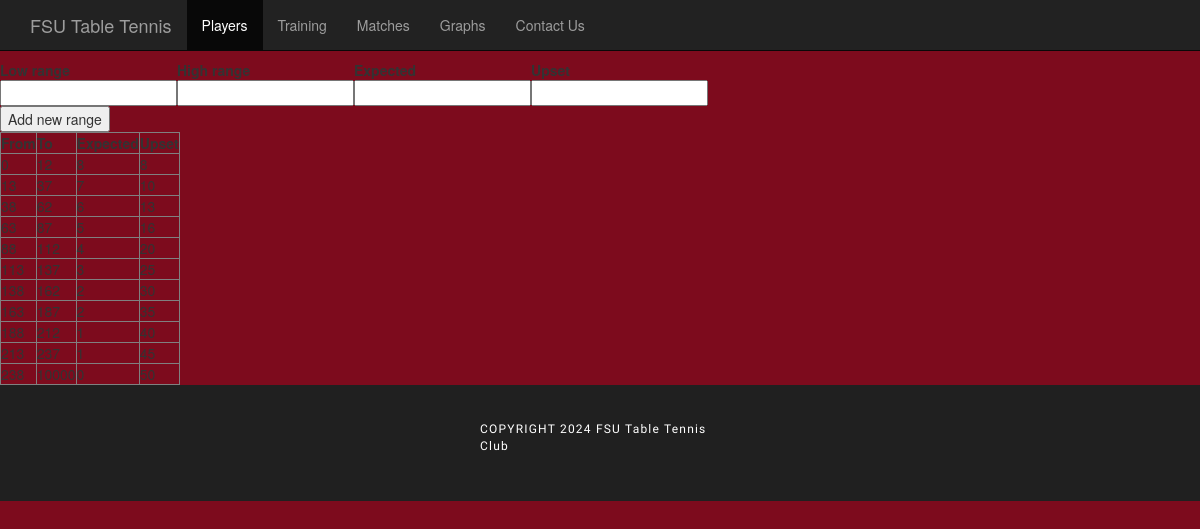
Page /RatingTable.php on the committed database.
### tables this page shows
CREATE TABLE `rating` (
  `id_rating` int(10) UNSIGNED NOT NULL,
  `dif_from` int(11) NOT NULL,
  `dif_to` int(11) NOT NULL,
  `expected` int(11) NOT NULL,
  `upset` int(11) NOT NULL
);

### Rating_table/RatTabManager.php (called while the page is built, shortened)
<?php
require_once(__ROOT__."/PHP/DBadmin.php");
require_once(__ROOT__."/PHP/CommonSQL.php");
require_once("RatSQL.php");
$action = $_REQUEST["action"];
if($action == 'edit'){
	$id = $_REQUEST["id"];
	$editRow = $id;
}else{
	$editRow = -1;
}
$columns = array("id","From","To","Expected","Upset");
$show_columns = array(1,2,3,4);
$table = getRatings();
include(__ROOT__."/PHP/GeneralTable.php");
?>

### PHP/DBadmin.php (called while the page is built, shortened)
<?php
function runQuery($query)
{
	$con = connectDB();
    $result=mysqli_query($con,$query);
    return $result;
}
function getRowsFromResource($resource){
    $i = 0;
    while($row = mysqli_fetch_row($resource)){
        $rows[$i] = $row;
        $i++;
    }
    return $rows;
}
function connectDB()
{
    $user = "root";
    $pw = "";
    $database = "rating_fsutt";
    $server="localhost";
	$con = mysqli_connect($server,$user,$pw,$database);
    return $con;
}
?>

### Rating_table/RatSQL.php (called while the page is built, shortened)
<?php
function getRatings(){
    $query = "SELECT * FROM $database.rating
				ORDER BY dif_from ASC ";
    $resource = runQuery($query);
	return ozRunQuery($resource);
}
?>

### PHP/CommonSQL.php (called while the page is built)
<?php
function ozRunQuery($resource){
    if($resource){
        $rows = getRowsFromResource($resource);
        return $rows;
    }
    return null;
}
?>

### PHP/GeneralTable.php (the view, shortened to what this page needs)
<table border="1">
		<?php
		if(!empty($table)){
			echo "<tr>";
			foreach($show_columns as $show){
				echo "<th>$columns[$show]</th>";
			}
			echo "</tr>";
			foreach($table as $row){
				echo "<tr>";
				foreach($show_columns as $show){
					if($editRow == $row[0]){
						echo "<td><input type='text' id='",$columns[$show],"' value='",$row[$show],"' /></td>\n";
					}else{
						echo "<td>",$row[$show],"</td>\n";
					}
				}
			}
		}
		?>
</table>

### rows in the picture
rating: dif_from "0", dif_to "12", expected "8", upset "8"
rating: dif_from "13", dif_to "37", expected "7", upset "10"
rating: dif_from "38", dif_to "62", expected "6", upset "13"
rating: dif_from "63", dif_to "87", expected "5", upset "16"
rating: dif_from "88", dif_to "112", expected "4", upset "20"
rating: dif_from "113", dif_to "137", expected "3", upset "25"
rating: dif_from "138", dif_to "162", expected "2", upset "30"
rating: dif_from "163", dif_to "187", expected "2", upset "35"
rating: dif_from "188", dif_to "212", expected "1", upset "40"
rating: dif_from "213", dif_to "237", expected "1", upset "45"
rating: dif_from "238", dif_to "10000", expected "0", upset "50"

### other values in the picture
$columns[$show] "From"
$columns[$show] "To"
$columns[$show] "Expected"
$columns[$show] "Upset"
